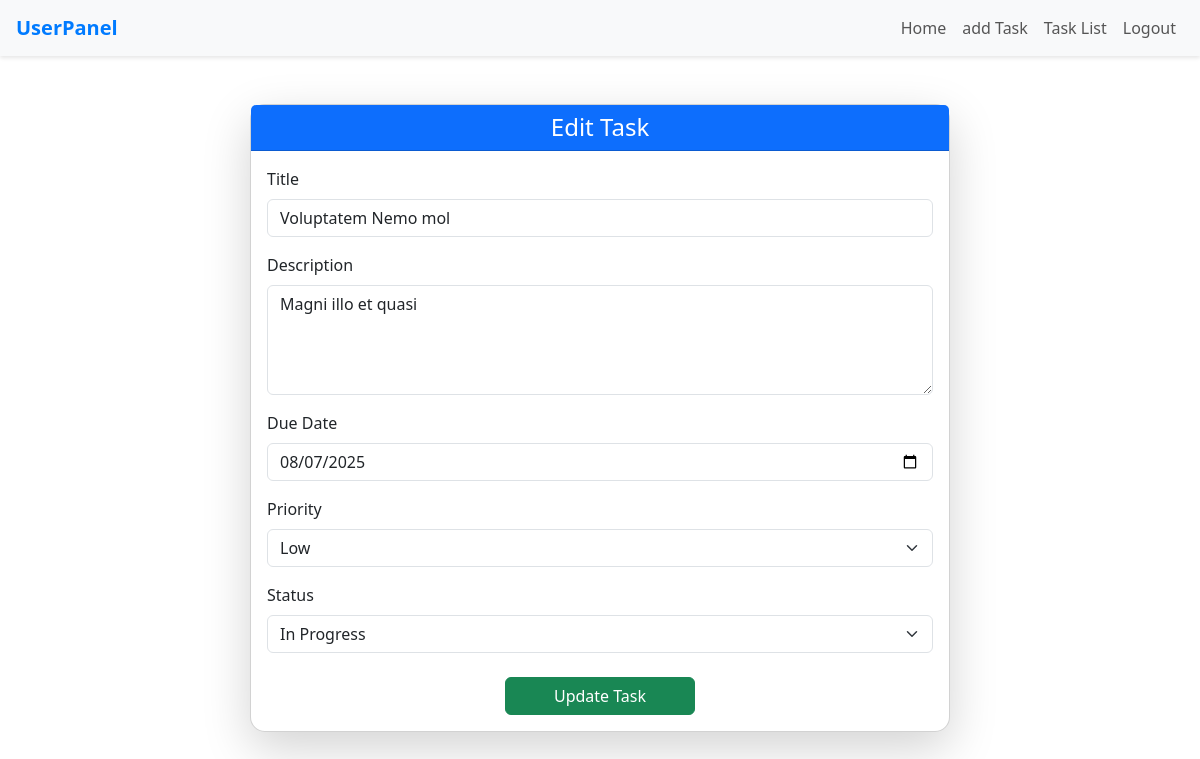
Page /editTask/14 (signed in) on the committed database.
### task_manager_app/models.py (models this page shows)
class taskModel(models.Model):
    user=models.ForeignKey(customUserModel, on_delete=models.CASCADE, null=True)
    title = models.CharField(max_length=100, null=True)
    description = models.TextField(null=True)
    due_date = models.DateField(null=True)
    priority = models.CharField(max_length=100, null=True)
    status = models.CharField(max_length=100, null=True)
    created_at = models.DateTimeField(auto_now_add=True, null=True)

### task_manager_app/views.py (the view, shortened to what this page needs)
# urls.py: path('editTask/<str:id>', editTask, name='editTask'),
@login_required
def editTask(request, id):
    taskData = taskModel.objects.get(id=id)
    return render(request, 'editTask.html', {'task': taskData})

### task_manager_app/templates/editTask.html (shortened to what this page needs)
{% extends 'master.html' %}
{% block body %}
<div class="container py-5">
  <div class="card shadow-lg mx-auto" style="max-width: 700px; border-radius: 15px;">
    <div class="card-header bg-primary text-white text-center">
      <h4 class="mb-0">Edit Task</h4>
    </div>
    <div class="card-body">
      <form method="POST">
        <div class="mb-3">
          <label for="title" class="form-label">Title</label>
          <input type="text" class="form-control" id="title" name="title" value="{{task.title}}" placeholder="Enter task title" required>
        </div>
        <div class="mb-3">
          <label for="description" class="form-label">Description</label>
          <textarea class="form-control" id="description" name="description" rows="4" placeholder="Task details...">{{task.description}}</textarea>
        </div>
        <div class="mb-3">
          <label for="due_date" class="form-label">Due Date</label>
          <input type="date" class="form-control" id="due_date" value="{{task.due_date|date:'Y-m-d'}}" name="due_date" required>
        </div>
        <div class="mb-3">
          <label for="priority" class="form-label">Priority</label>
          <select class="form-select" id="priority" name="priority" required>
            <option value="low" {% if task.priority == 'low' %}
              selected
            {% endif %}>Low</option>
          </select>
        </div>
        <div class="mb-4">
          <label for="status" class="form-label">Status</label>
          <select class="form-select" id="status" name="status" required>
            <option value="in_progress" {% if task.status == 'in_progress' %}
              selected
            {% endif %}>In Progress</option>
          </select>
        </div>
        <div class="text-center">
          <button type="submit" class="btn btn-success px-5">Update Task</button>
        </div>
      </form>
    </div>
  </div>
</div>
{% endblock %}

### rows in the picture
taskModel: title "Voluptatem Nemo mol", description "Magni illo et quasi", due_date "08/07/2025", priority "Low", status "In Progress"
